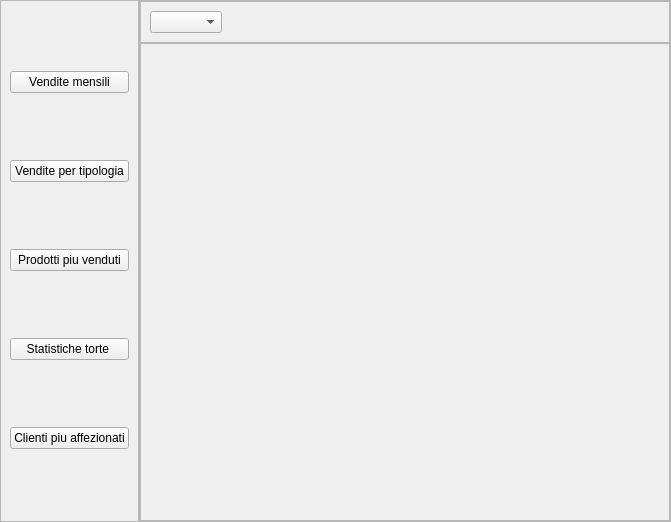
<?xml version="1.0" encoding="UTF-8"?>
<ui version="4.0">
 <class>Form</class>
 <widget class="QWidget" name="Form">
  <property name="geometry">
   <rect>
    <x>0</x>
    <y>0</y>
    <width>671</width>
    <height>522</height>
   </rect>
  </property>
  <property name="sizePolicy">
   <sizepolicy hsizetype="Expanding" vsizetype="Expanding">
    <horstretch>0</horstretch>
    <verstretch>0</verstretch>
   </sizepolicy>
  </property>
  <property name="windowTitle">
   <string>Form</string>
  </property>
  <layout class="QHBoxLayout" name="horizontalLayout">
   <property name="spacing">
    <number>0</number>
   </property>
   <property name="leftMargin">
    <number>0</number>
   </property>
   <property name="topMargin">
    <number>0</number>
   </property>
   <property name="rightMargin">
    <number>0</number>
   </property>
   <property name="bottomMargin">
    <number>0</number>
   </property>
   <item alignment="Qt::AlignLeft">
    <widget class="QFrame" name="frame">
     <property name="sizePolicy">
      <sizepolicy hsizetype="Expanding" vsizetype="Expanding">
       <horstretch>0</horstretch>
       <verstretch>0</verstretch>
      </sizepolicy>
     </property>
     <property name="frameShape">
      <enum>QFrame::StyledPanel</enum>
     </property>
     <property name="frameShadow">
      <enum>QFrame::Raised</enum>
     </property>
     <layout class="QVBoxLayout" name="verticalLayout">
      <item>
       <widget class="QPushButton" name="vendite_mensili_button">
        <property name="text">
         <string>Vendite mensili</string>
        </property>
       </widget>
      </item>
      <item>
       <widget class="QPushButton" name="vendite_tipologia_button">
        <property name="text">
         <string>Vendite per tipologia</string>
        </property>
       </widget>
      </item>
      <item>
       <widget class="QPushButton" name="prodotti_piu_venduti_button">
        <property name="text">
         <string>Prodotti piu venduti</string>
        </property>
       </widget>
      </item>
      <item>
       <widget class="QPushButton" name="stats_torte_button">
        <property name="text">
         <string>Statistiche torte </string>
        </property>
       </widget>
      </item>
      <item>
       <widget class="QPushButton" name="stats_clienti_button">
        <property name="text">
         <string>Clienti piu affezionati</string>
        </property>
       </widget>
      </item>
     </layout>
    </widget>
   </item>
   <item>
    <widget class="QFrame" name="frame_2">
     <property name="sizePolicy">
      <sizepolicy hsizetype="Expanding" vsizetype="Expanding">
       <horstretch>0</horstretch>
       <verstretch>0</verstretch>
      </sizepolicy>
     </property>
     <property name="frameShape">
      <enum>QFrame::StyledPanel</enum>
     </property>
     <property name="frameShadow">
      <enum>QFrame::Raised</enum>
     </property>
     <layout class="QVBoxLayout" name="verticalLayout_2">
      <property name="spacing">
       <number>0</number>
      </property>
      <property name="leftMargin">
       <number>0</number>
      </property>
      <property name="topMargin">
       <number>0</number>
      </property>
      <property name="rightMargin">
       <number>0</number>
      </property>
      <property name="bottomMargin">
       <number>0</number>
      </property>
      <item alignment="Qt::AlignTop">
       <widget class="QFrame" name="frame_3">
        <property name="sizePolicy">
         <sizepolicy hsizetype="Expanding" vsizetype="Expanding">
          <horstretch>0</horstretch>
          <verstretch>0</verstretch>
         </sizepolicy>
        </property>
        <property name="frameShape">
         <enum>QFrame::StyledPanel</enum>
        </property>
        <property name="frameShadow">
         <enum>QFrame::Raised</enum>
        </property>
        <layout class="QHBoxLayout" name="horizontalLayout_2">
         <item alignment="Qt::AlignLeft">
          <widget class="QComboBox" name="selettore_anno">
           <property name="placeholderText">
            <string>Anno</string>
           </property>
          </widget>
         </item>
        </layout>
       </widget>
      </item>
      <item>
       <widget class="QFrame" name="frame_plot">
        <property name="sizePolicy">
         <sizepolicy hsizetype="Expanding" vsizetype="Expanding">
          <horstretch>0</horstretch>
          <verstretch>0</verstretch>
         </sizepolicy>
        </property>
        <property name="frameShape">
         <enum>QFrame::StyledPanel</enum>
        </property>
        <property name="frameShadow">
         <enum>QFrame::Raised</enum>
        </property>
       </widget>
      </item>
     </layout>
    </widget>
   </item>
  </layout>
 </widget>
 <resources/>
 <connections/>
</ui>
